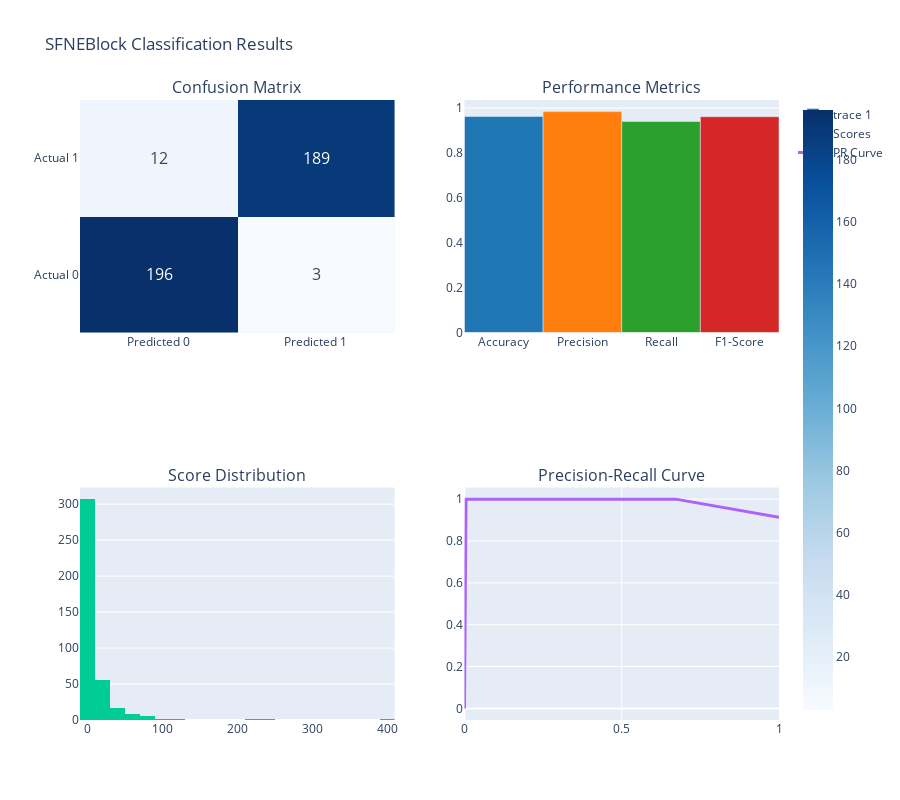

The code cell stored with this chart in its notebook:
### Code cell
# Make predictions and create comprehensive plots
print("🔍 Making predictions and creating comprehensive visualizations...")

# Make predictions
y_pred_proba = model.predict(X_test)
y_pred = (y_pred_proba > 0.5).astype(int).flatten()

# Create comprehensive classification plots
fig = KMRPlotter.create_comprehensive_plot(
    'classification',
    y_true=y_test,
    y_pred=y_pred,
    y_scores=y_pred_proba.flatten(),
    title="SFNEBlock Classification Results"
)
fig.show()

# Calculate additional metrics (manual F1)
accuracy_metric = keras.metrics.BinaryAccuracy()
precision_metric = keras.metrics.Precision()
recall_metric = keras.metrics.Recall()

accuracy_metric.update_state(y_test, y_pred)
precision_metric.update_state(y_test, y_pred)
recall_metric.update_state(y_test, y_pred)

accuracy = accuracy_metric.result().numpy()
precision = precision_metric.result().numpy()
recall = recall_metric.result().numpy()

f1 = 2 * (precision * recall) / (precision + recall) if (precision + recall) > 0 else 0.0

print(f"\n📊 Final Performance Metrics:")
print(f"Accuracy: {accuracy:.4f}")
print(f"Precision: {precision:.4f}")
print(f"Recall: {recall:.4f}")
print(f"F1-Score: {f1:.4f}")

print("✅ SFNEBlock demo completed successfully!")

### Figure 1 — Plotly figure (JSON) as saved in the notebook; plotly's stock layout.template omitted (floating-point values rounded to 4 significant figures; data arrays with more than 128 entries replaced by an {"elided": "..."} marker saying what was removed)
{"data": [{"colorscale": [[0, "rgb(247,251,255)"], [0.125, "rgb(222,235,247)"], [0.25, "rgb(198,219,239)"], [0.375, "rgb(158,202,225)"], [0.5, "rgb(107,174,214)"], [0.625, "rgb(66,146,198)"], [0.75, "rgb(33,113,181)"], [0.875, "rgb(8,81,156)"], [1, "rgb(8,48,107)"]], "text": [[196, 3], [12, 189]], "textfont": {"size": 16}, "texttemplate": "%{text}", "type": "heatmap", "x": ["Predicted 0", "Predicted 1"], "xaxis": "x", "y": ["Actual 0", "Actual 1"], "yaxis": "y", "z": [[196, 3], [12, 189]]}, {"marker": {"color": ["#1f77b4", "#ff7f0e", "#2ca02c", "#d62728"]}, "type": "bar", "x": ["Accuracy", "Precision", "Recall", "F1-Score"], "xaxis": "x2", "y": [0.9625, 0.9844, 0.9403, 0.9618], "yaxis": "y2"}, {"name": "Scores", "nbinsx": 30, "type": "histogram", "x": {"elided": "400 float values"}, "xaxis": "x3", "yaxis": "y3"}, {"line": {"width": 3}, "mode": "lines", "name": "PR Curve", "type": "scatter", "x": [1, 0.6716, 0.5473, 0.4328, 0.3532, 0.2736, 0.2338, 0.199, 0.1642, 0.1443, 0.1244, 0.1144, 0.0995, 0.0995, 0.09453, 0.0796, 0.0796, 0.0597, 0.05473, 0.04478, 0.0398, 0.03483, 0.02985, 0.02488, 0.02488, 0.02488, 0.02488, 0.0199, 0.0199, 0.0199, 0.0199, 0.01493, 0.01493, 0.01493, 0.01493, 0.01493, 0.01493, 0.01493, 0.01493, 0.01493, 0.01493, 0.01493, 0.01493, 0.01493, 0.01493, 0.01493, 0.01493, 0.01493, 0.01493, 0.01493, 0.01493, 0.01493, 0.01493, 0.01493, 0.01493, 0.00995, 0.00995, 0.00995, 0.00995, 0.00995, 0.00995, 0.00995, 0.004975, 0.004975, 0.004975, 0.004975, 0.004975, 0.004975, 0.004975, 0.004975, 0.004975, 0.004975, 0.004975, 0.004975, 0.004975, 0.004975, 0.004975, 0.004975, 0.004975, 0.004975, 0.004975, 0.004975, 0.004975, 0.004975, 0.004975, 0.004975, 0.004975, 0.004975, 0.004975, 0.004975, 0.004975, 0.004975, 0.004975, 0.004975, 0.004975, 0.004975, 0.004975, 0.004975, 0.004975, 0], "xaxis": "x4", "y": [0.9136, 1, 1, 1, 1, 1, 1, 1, 1, 1, 1, 1, 1, 1, 1, 1, 1, 1, 1, 1, 1, 1, 1, 1, 1, 1, 1, 1, 1, 1, 1, 1, 1, 1, 1, 1, 1, 1, 1, 1, 1, 1, 1, 1, 1, 1, 1, 1, 1, 1, 1, 1, 1, 1, 1, 1, 1, 1, 1, 1, 1, 1, 1, 1, 1, 1, 1, 1, 1, 1, 1, 1, 1, 1, 1, 1, 1, 1, 1, 1, 1, 1, 1, 1, 1, 1, 1, 1, 1, 1, 1, 1, 1, 1, 1, 1, 1, 1, 1, 0], "yaxis": "y4"}], "layout": {"annotations": [{"font": {"size": 16}, "showarrow": false, "text": "Confusion Matrix", "x": 0.225, "xanchor": "center", "xref": "paper", "y": 1, "yanchor": "bottom", "yref": "paper"}, {"font": {"size": 16}, "showarrow": false, "text": "Performance Metrics", "x": 0.775, "xanchor": "center", "xref": "paper", "y": 1, "yanchor": "bottom", "yref": "paper"}, {"font": {"size": 16}, "showarrow": false, "text": "Score Distribution", "x": 0.225, "xanchor": "center", "xref": "paper", "y": 0.375, "yanchor": "bottom", "yref": "paper"}, {"font": {"size": 16}, "showarrow": false, "text": "Precision-Recall Curve", "x": 0.775, "xanchor": "center", "xref": "paper", "y": 0.375, "yanchor": "bottom", "yref": "paper"}], "height": 800, "showlegend": true, "title": {"text": "SFNEBlock Classification Results"}, "xaxis": {"anchor": "y", "domain": [0, 0.45]}, "xaxis2": {"anchor": "y2", "domain": [0.55, 1]}, "xaxis3": {"anchor": "y3", "domain": [0, 0.45]}, "xaxis4": {"anchor": "y4", "domain": [0.55, 1]}, "yaxis": {"anchor": "x", "domain": [0.625, 1]}, "yaxis2": {"anchor": "x2", "domain": [0.625, 1]}, "yaxis3": {"anchor": "x3", "domain": [0, 0.375]}, "yaxis4": {"anchor": "x4", "domain": [0, 0.375]}}}
